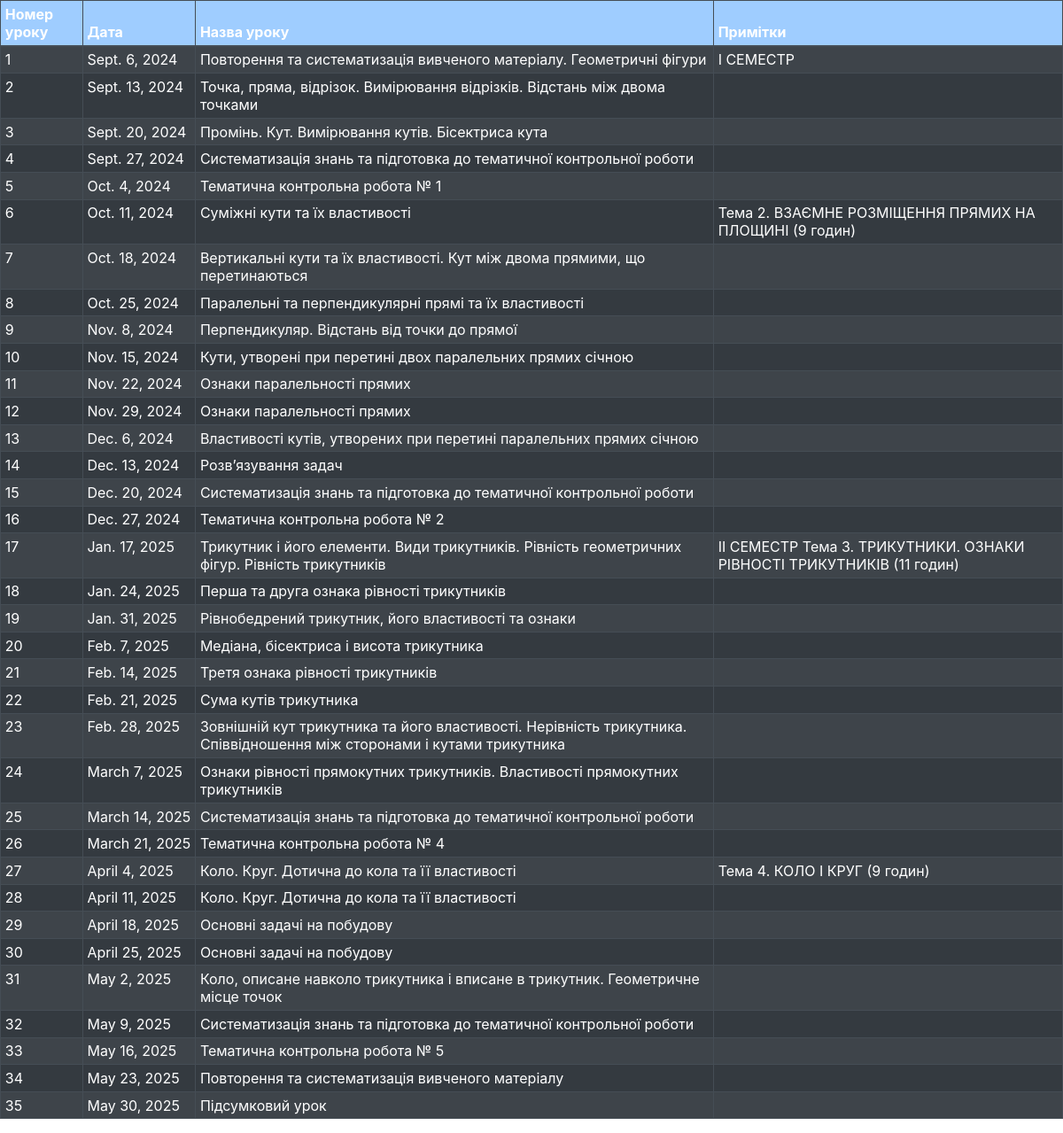
Page /lessons/3/3/ on the committed database.
### planner/models.py (models this page shows, shortened)
class Lesson(models.Model):
    lesson_number = models.IntegerField(verbose_name="Номер уроку", blank=True, null=True)  # Додаємо поле для номера уроку
    subject = models.ForeignKey(Subject, on_delete=models.CASCADE, verbose_name="Предмет")
    grade = models.ForeignKey(Grade, on_delete=models.CASCADE, verbose_name="Клас")
    date = models.DateField(verbose_name="Дата")
    title = models.CharField(max_length=255, verbose_name="Зміст уроку")
    time = models.TimeField(blank=True, null=True, verbose_name="Час")
    description = models.TextField(blank=True, null=True, verbose_name="Опис уроку")
    materials = models.ManyToManyField(Material, blank=True, verbose_name="Матеріали")
    homework = models.TextField(blank=True, null=True, verbose_name="Домашнє завдання")
    notes = models.TextField(blank=True, null=True, verbose_name="Примітки")

### planner/views.py (the view)
# urls.py: path('lessons/<int:subject_id>/<int:grade_id>/', views.lesson_list, name='lesson_list'),
def lesson_list(request, subject_id, grade_id):
    lessons = Lesson.objects.filter(subject_id=subject_id, grade_id=grade_id).order_by('date', 'time')
    return render(request, 'planner/lesson_list.html', {'lessons': lessons})

### templates/planner/lesson_list.html (shortened to what this page needs)
<head>
    <link rel="stylesheet" href="https://stackpath.bootstrapcdn.com/bootstrap/4.5.2/css/bootstrap.min.css">
</head>
<table class="table table-bordered table-hover table-sm table-striped table-dark">
    <thead>
        <tr class="table-primary">
            <th scope="col">Номер уроку</th>
            <th scope="col">Дата</th>
            <th scope="col">Назва уроку</th>
            <th scope="col">Примітки</th>
        </tr>
    </thead>
    <tbody>
        {% for lesson in lessons %}
        <tr>
            <td>{{ lesson.lesson_number }}</td>
            <td>{{ lesson.date }}</td>
            <td>{{ lesson.title }}</td>
            <td>{{ lesson.notes }}</td>
        </tr>
        {% endfor %}
    </tbody>
</table>

### templates/planner/lesson_list.html (style rules this page uses)
td:nth-child(2) { white-space: nowrap; }

### rows in the picture
Lesson: lesson_number "1", date "Sept. 6, 2024", title "Повторення та систематизація вивченого матеріалу. Геометричні фігури", notes "I СЕМЕСТР"
Lesson: lesson_number "2", date "Sept. 13, 2024", title "Точка, пряма, відрізок. Вимірювання відрізків. Відстань між двома точками"
Lesson: lesson_number "3", date "Sept. 20, 2024", title "Промінь. Кут. Вимірювання кутів. Бісектриса кута"
Lesson: lesson_number "4", date "Sept. 27, 2024", title "Систематизація знань та підготовка до тематичної контрольної роботи"
Lesson: lesson_number "5", date "Oct. 4, 2024", title "Тематична контрольна робота № 1"
Lesson: lesson_number "6", date "Oct. 11, 2024", title "Суміжні кути та їх властивості", notes "Тема 2. ВЗАЄМНЕ РОЗМІЩЕННЯ ПРЯМИХ НА ПЛОЩИНІ (9 годин)"
Lesson: lesson_number "7", date "Oct. 18, 2024", title "Вертикальні кути та їх властивості. Кут між двома прямими, що перетинаються"
Lesson: lesson_number "8", date "Oct. 25, 2024", title "Паралельні та перпендикулярні прямі та їх властивості"
Lesson: lesson_number "9", date "Nov. 8, 2024", title "Перпендикуляр. Відстань від точки до прямої"
Lesson: lesson_number "10", date "Nov. 15, 2024", title "Кути, утворені при перетині двох паралельних прямих січною"
Lesson: lesson_number "11", date "Nov. 22, 2024", title "Ознаки паралельності прямих"
Lesson: lesson_number "12", date "Nov. 29, 2024", title "Ознаки паралельності прямих"
Lesson: lesson_number "13", date "Dec. 6, 2024", title "Властивості кутів, утворених при перетині паралельних прямих січною"
Lesson: lesson_number "14", date "Dec. 13, 2024", title "Розв’язування задач"
Lesson: lesson_number "15", date "Dec. 20, 2024", title "Систематизація знань та підготовка до тематичної контрольної роботи"
Lesson: lesson_number "16", date "Dec. 27, 2024", title "Тематична контрольна робота № 2"
Lesson: lesson_number "17", date "Jan. 17, 2025", title "Трикутник і його елементи. Види трикутників. Рівність геометричних фігур. Рівність трикутників", notes "II СЕМЕСТР Тема 3. ТРИКУТНИКИ. ОЗНАКИ РІВНОСТІ ТРИКУТНИКІВ (11 годин)"
Lesson: lesson_number "18", date "Jan. 24, 2025", title "Перша та друга ознака рівності трикутників"
Lesson: lesson_number "19", date "Jan. 31, 2025", title "Рівнобедрений трикутник, його властивості та ознаки"
Lesson: lesson_number "20", date "Feb. 7, 2025", title "Медіана, бісектриса і висота трикутника"
Lesson: lesson_number "21", date "Feb. 14, 2025", title "Третя ознака рівності трикутників"
Lesson: lesson_number "22", date "Feb. 21, 2025", title "Сума кутів трикутника"
Lesson: lesson_number "23", date "Feb. 28, 2025", title "Зовнішній кут трикутника та його властивості. Нерівність трикутника. Співвідношення між сторонами і кутами трикутника"
Lesson: lesson_number "24", date "March 7, 2025", title "Ознаки рівності прямокутних трикутників. Властивості прямокутних трикутників"
Lesson: lesson_number "25", date "March 14, 2025", title "Систематизація знань та підготовка до тематичної контрольної роботи"
Lesson: lesson_number "26", date "March 21, 2025", title "Тематична контрольна робота № 4"
Lesson: lesson_number "27", date "April 4, 2025", title "Коло. Круг. Дотична до кола та її властивості", notes "Тема 4. КОЛО І КРУГ (9 годин)"
Lesson: lesson_number "28", date "April 11, 2025", title "Коло. Круг. Дотична до кола та її властивості"
Lesson: lesson_number "29", date "April 18, 2025", title "Основні задачі на побудову"
Lesson: lesson_number "30", date "April 25, 2025", title "Основні задачі на побудову"
Lesson: lesson_number "31", date "May 2, 2025", title "Коло, описане навколо трикутника і вписане в трикутник. Геометричне місце точок"
Lesson: lesson_number "32", date "May 9, 2025", title "Систематизація знань та підготовка до тематичної контрольної роботи"
Lesson: lesson_number "33", date "May 16, 2025", title "Тематична контрольна робота № 5"
Lesson: lesson_number "34", date "May 23, 2025", title "Повторення та систематизація вивченого матеріалу"
Lesson: lesson_number "35", date "May 30, 2025", title "Підсумковий урок"
